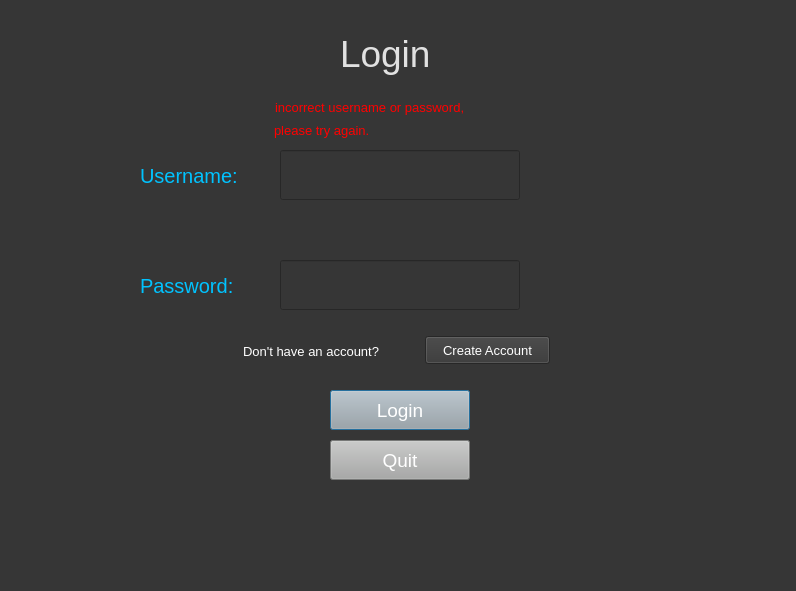
<?xml version="1.0" encoding="UTF-8"?>
<ui version="4.0">
 <class>Dialog</class>
 <widget class="QDialog" name="Dialog">
  <property name="geometry">
   <rect>
    <x>0</x>
    <y>0</y>
    <width>796</width>
    <height>591</height>
   </rect>
  </property>
  <property name="windowTitle">
   <string>StudyCS.exe</string>
  </property>
  <property name="styleSheet">
   <string notr="true">background-color: rgb(54, 54, 54);</string>
  </property>
  <widget class="QLabel" name="label">
   <property name="geometry">
    <rect>
     <x>340</x>
     <y>23</y>
     <width>120</width>
     <height>61</height>
    </rect>
   </property>
   <property name="styleSheet">
    <string notr="true">color:rgb(225, 225, 225); font-size:28pt;</string>
   </property>
   <property name="text">
    <string>Login</string>
   </property>
  </widget>
  <widget class="QLabel" name="label_2">
   <property name="geometry">
    <rect>
     <x>140</x>
     <y>160</y>
     <width>131</width>
     <height>31</height>
    </rect>
   </property>
   <property name="palette">
    <palette>
     <active>
      <colorrole role="WindowText">
       <brush brushstyle="SolidPattern">
        <color alpha="255">
         <red>0</red>
         <green>195</green>
         <blue>255</blue>
        </color>
       </brush>
      </colorrole>
      <colorrole role="Button">
       <brush brushstyle="SolidPattern">
        <color alpha="255">
         <red>54</red>
         <green>54</green>
         <blue>54</blue>
        </color>
       </brush>
      </colorrole>
      <colorrole role="Text">
       <brush brushstyle="SolidPattern">
        <color alpha="255">
         <red>0</red>
         <green>195</green>
         <blue>255</blue>
        </color>
       </brush>
      </colorrole>
      <colorrole role="ButtonText">
       <brush brushstyle="SolidPattern">
        <color alpha="255">
         <red>0</red>
         <green>195</green>
         <blue>255</blue>
        </color>
       </brush>
      </colorrole>
      <colorrole role="Base">
       <brush brushstyle="SolidPattern">
        <color alpha="255">
         <red>54</red>
         <green>54</green>
         <blue>54</blue>
        </color>
       </brush>
      </colorrole>
      <colorrole role="Window">
       <brush brushstyle="SolidPattern">
        <color alpha="255">
         <red>54</red>
         <green>54</green>
         <blue>54</blue>
        </color>
       </brush>
      </colorrole>
      <colorrole role="PlaceholderText">
       <brush brushstyle="NoBrush">
        <color alpha="128">
         <red>0</red>
         <green>195</green>
         <blue>255</blue>
        </color>
       </brush>
      </colorrole>
     </active>
     <inactive>
      <colorrole role="WindowText">
       <brush brushstyle="SolidPattern">
        <color alpha="255">
         <red>0</red>
         <green>195</green>
         <blue>255</blue>
        </color>
       </brush>
      </colorrole>
      <colorrole role="Button">
       <brush brushstyle="SolidPattern">
        <color alpha="255">
         <red>54</red>
         <green>54</green>
         <blue>54</blue>
        </color>
       </brush>
      </colorrole>
      <colorrole role="Text">
       <brush brushstyle="SolidPattern">
        <color alpha="255">
         <red>0</red>
         <green>195</green>
         <blue>255</blue>
        </color>
       </brush>
      </colorrole>
      <colorrole role="ButtonText">
       <brush brushstyle="SolidPattern">
        <color alpha="255">
         <red>0</red>
         <green>195</green>
         <blue>255</blue>
        </color>
       </brush>
      </colorrole>
      <colorrole role="Base">
       <brush brushstyle="SolidPattern">
        <color alpha="255">
         <red>54</red>
         <green>54</green>
         <blue>54</blue>
        </color>
       </brush>
      </colorrole>
      <colorrole role="Window">
       <brush brushstyle="SolidPattern">
        <color alpha="255">
         <red>54</red>
         <green>54</green>
         <blue>54</blue>
        </color>
       </brush>
      </colorrole>
      <colorrole role="PlaceholderText">
       <brush brushstyle="NoBrush">
        <color alpha="128">
         <red>0</red>
         <green>195</green>
         <blue>255</blue>
        </color>
       </brush>
      </colorrole>
     </inactive>
     <disabled>
      <colorrole role="WindowText">
       <brush brushstyle="SolidPattern">
        <color alpha="255">
         <red>0</red>
         <green>195</green>
         <blue>255</blue>
        </color>
       </brush>
      </colorrole>
      <colorrole role="Button">
       <brush brushstyle="SolidPattern">
        <color alpha="255">
         <red>54</red>
         <green>54</green>
         <blue>54</blue>
        </color>
       </brush>
      </colorrole>
      <colorrole role="Text">
       <brush brushstyle="SolidPattern">
        <color alpha="255">
         <red>0</red>
         <green>195</green>
         <blue>255</blue>
        </color>
       </brush>
      </colorrole>
      <colorrole role="ButtonText">
       <brush brushstyle="SolidPattern">
        <color alpha="255">
         <red>0</red>
         <green>195</green>
         <blue>255</blue>
        </color>
       </brush>
      </colorrole>
      <colorrole role="Base">
       <brush brushstyle="SolidPattern">
        <color alpha="255">
         <red>54</red>
         <green>54</green>
         <blue>54</blue>
        </color>
       </brush>
      </colorrole>
      <colorrole role="Window">
       <brush brushstyle="SolidPattern">
        <color alpha="255">
         <red>54</red>
         <green>54</green>
         <blue>54</blue>
        </color>
       </brush>
      </colorrole>
      <colorrole role="PlaceholderText">
       <brush brushstyle="NoBrush">
        <color alpha="128">
         <red>0</red>
         <green>195</green>
         <blue>255</blue>
        </color>
       </brush>
      </colorrole>
     </disabled>
    </palette>
   </property>
   <property name="styleSheet">
    <string notr="true">font-size:15pt; color:rgb(0, 195, 255)</string>
   </property>
   <property name="text">
    <string>Username:</string>
   </property>
  </widget>
  <widget class="QLineEdit" name="username">
   <property name="geometry">
    <rect>
     <x>280</x>
     <y>150</y>
     <width>240</width>
     <height>50</height>
    </rect>
   </property>
   <property name="styleSheet">
    <string notr="true">font-size:14pt; color:rgb(243, 243, 243)</string>
   </property>
  </widget>
  <widget class="QLineEdit" name="password">
   <property name="geometry">
    <rect>
     <x>280</x>
     <y>260</y>
     <width>240</width>
     <height>50</height>
    </rect>
   </property>
   <property name="styleSheet">
    <string notr="true">font-size:14pt; color:rgb(243, 243, 243)</string>
   </property>
   <property name="text">
    <string/>
   </property>
  </widget>
  <widget class="QLabel" name="label_3">
   <property name="geometry">
    <rect>
     <x>140</x>
     <y>270</y>
     <width>131</width>
     <height>31</height>
    </rect>
   </property>
   <property name="styleSheet">
    <string notr="true">font-size:15pt; color:rgb(0, 195, 255)</string>
   </property>
   <property name="text">
    <string>Password:</string>
   </property>
  </widget>
  <widget class="QPushButton" name="loginbutton">
   <property name="geometry">
    <rect>
     <x>330</x>
     <y>390</y>
     <width>140</width>
     <height>40</height>
    </rect>
   </property>
   <property name="styleSheet">
    <string notr="true">background-color: rgb(167, 168, 167); font-size:14pt; color:rgb(255, 255, 255)</string>
   </property>
   <property name="text">
    <string>Login</string>
   </property>
  </widget>
  <widget class="QLabel" name="label_4">
   <property name="geometry">
    <rect>
     <x>243</x>
     <y>343</y>
     <width>221</width>
     <height>16</height>
    </rect>
   </property>
   <property name="font">
    <font>
     <pointsize>10</pointsize>
    </font>
   </property>
   <property name="styleSheet">
    <string notr="true">color:rgb(255, 255, 255)</string>
   </property>
   <property name="text">
    <string>Don't have an account?</string>
   </property>
  </widget>
  <widget class="QPushButton" name="createaccbutton">
   <property name="geometry">
    <rect>
     <x>425</x>
     <y>336</y>
     <width>125</width>
     <height>28</height>
    </rect>
   </property>
   <property name="font">
    <font>
     <pointsize>10</pointsize>
    </font>
   </property>
   <property name="styleSheet">
    <string notr="true">color:rgb(255, 255, 255)</string>
   </property>
   <property name="text">
    <string>Create Account</string>
   </property>
  </widget>
  <widget class="QPushButton" name="quit">
   <property name="geometry">
    <rect>
     <x>330</x>
     <y>440</y>
     <width>140</width>
     <height>40</height>
    </rect>
   </property>
   <property name="styleSheet">
    <string notr="true">background-color: rgb(167, 168, 167); font-size:14pt; color:rgb(255, 255, 255)</string>
   </property>
   <property name="text">
    <string>Quit</string>
   </property>
  </widget>
  <widget class="QLabel" name="incorrectpass">
   <property name="geometry">
    <rect>
     <x>275</x>
     <y>97</y>
     <width>252</width>
     <height>20</height>
    </rect>
   </property>
   <property name="font">
    <font>
     <pointsize>10</pointsize>
    </font>
   </property>
   <property name="styleSheet">
    <string notr="true">color:rgb(255, 255, 255); color: rgb(255,0,0)</string>
   </property>
   <property name="text">
    <string>incorrect username or password,</string>
   </property>
  </widget>
  <widget class="QLabel" name="incorrectpass2">
   <property name="geometry">
    <rect>
     <x>274</x>
     <y>120</y>
     <width>211</width>
     <height>21</height>
    </rect>
   </property>
   <property name="font">
    <font>
     <pointsize>10</pointsize>
    </font>
   </property>
   <property name="styleSheet">
    <string notr="true">color:rgb(255, 255, 255);color: rgb(255,0,0)</string>
   </property>
   <property name="text">
    <string>please try again.</string>
   </property>
  </widget>
 </widget>
 <resources/>
 <connections/>
</ui>
